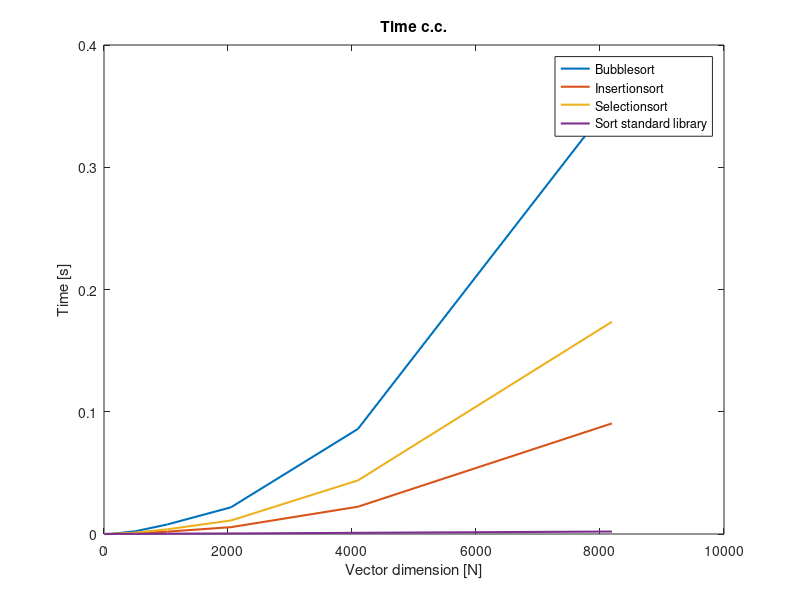

Source code (MATLAB):
clearvars

%%
data = [4 1.208e-06 5.42e-07 3.75e-07 3.25e-06; 8 8.34e-07 6.67e-07 8.75e-07 1.459e-06;
    16 3.167e-06 1.666e-06 2.542e-06 2.834e-06; 32 1.0708e-05 4.416e-06 8.209e-06 8e-06;
    64 3.8083e-05 1.45e-05 2.725e-05 1.6125e-05; 128 0.000148334 5.1667e-05 0.00010225 3.1792e-05;
    256 0.000840208 0.000223292 0.000394 7.9667e-05; 512 0.00230454 0.000697584 0.00114838 0.000139542;
    1024 0.00783996 0.00194321 0.003856 0.000277625; 2048 0.0218363 0.00560058 0.011056 0.000423417;
    4096 0.0859585 0.0223245 0.0438501 0.00095875; 8192 0.354036 0.090461 0.173597 0.00201571];
dim = data(:,1); % dimensione del vettore
tb = data(:,2); % tempi bubblesort
ti = data(:,3); % tempi insertionsort
ts = data(:,4); % tempi selectionsort
tstd = data(:,5); % tempi sort libreria standard

%figura: sovrappongo le c.c. al variare del tempo
figure('Name','Plot T(N)');
plot(dim, tb, 'LineWidth', 1.5); 
hold on;
plot(dim, ti, 'LineWidth', 1.5);
plot(dim, ts, 'LineWidth', 1.5);
plot(dim, tstd, 'LineWidth', 1.5);
xlabel('Vector dimension [N]');
ylabel('Time [s]');
legend('Bubblesort', 'Insertionsort', 'Selectionsort', 'Sort standard library')
title('Time c.c.')

% In questo grafico diventa evidente l'andamento quadratico dei 3 algoritmi
% proposti. Per la funzione sort della liberia standard, non si riconosce
% una crescita apprezzabile, per via delle dimensioni scelte. Tuttavia, si
% preferisce utilizzare questo plot (anziché in scala logaritmica) per
% poter apprezzare l'andamento quadratico di tb, ti, ts. Il grafico in
% scala logaritmica è riportato nel commento sottostante.


% figure('Name', 'Grafico T(N)');
% loglog(dim, tb, 'LineWidth', 1.5); 
% hold on;
% loglog(dim, ti, 'LineWidth', 1.5);
% loglog(dim, ts, 'LineWidth', 1.5);
% loglog(dim, tstd, 'LineWidth', 1.5);
% xlabel(['Dimensione del vettore [N]']);
% ylabel('Tempo [s]');
% legend('Bubblesort', 'Insertionsort', 'Selectionsort', 'Sort libreria standard')
% title('C.C. in tempo')
